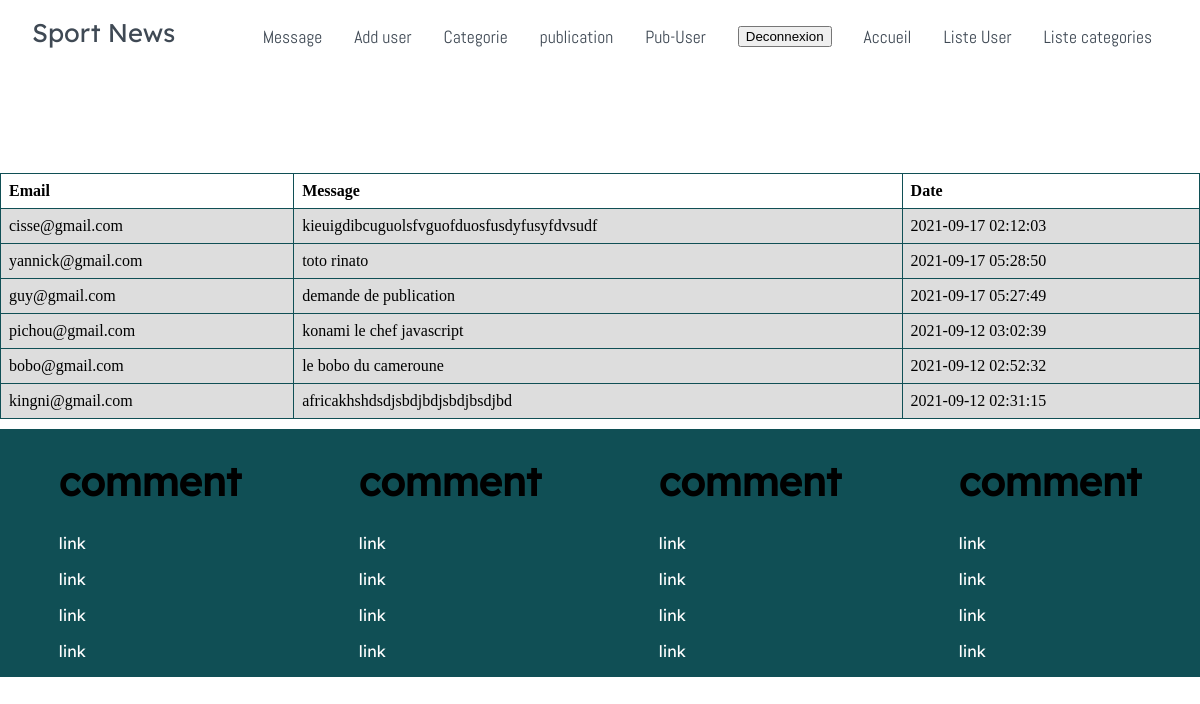
The page /vues/message.php on the database its author committed.
### tables this page shows
CREATE TABLE `newsletter` (
  `id_news` int(11) NOT NULL,
  `email` varchar(255) NOT NULL,
  `message` varchar(255) NOT NULL,
  `date` datetime NOT NULL
);

### vues/message.php (the view, shortened to what this page needs)
<link rel="stylesheet" href="../css/all.css">
<link rel="stylesheet" href="../css/owl.carousel.min.css">
<link rel="stylesheet" href="../css/owl.theme.default.min.css">
<link rel="stylesheet" href="../css/aos.css">
<link rel="stylesheet" href="../css/Style.css">
<link rel="stylesheet" href="../styles/message.css">
<?php  include('layout/headerAdmin.php');
    include('connect.php');
?>
  <?php
        $req=$bdd->query('SELECT email,message,date  FROM newsletter   ORDER BY id_news DESC ');
          $reponse=$req->rowCount();
        if($reponse<=0){
            ?>
                      <h1 style="text-align:center;color:#104F55">Aucun message pour vous </h1>
            <?php
        } else{
              ?>
                        <div class=""style="margin-top:-15px">
                                  <table>
                                          <tr>
                                              <th>Email</th>
                                              <th>Message</th>
                                              <th>Date</th>
                                          </tr>
                                                <?php  while($reponse=$req->fetch()){
                                                  ?>
                                                  <tr>
                                                    <td><?= $reponse['email']; ?></td>
                                                    <td><?= $reponse['message']; ?></td>
                                                    <td><?= $reponse['date']; ?></td><br>
                                                  </tr>
                                                  <?php
                                                } ?>
                                  </table>
                        </div>
              <?php
        }
  ?>
<?php
      include('layout/footerAdmin.php');
?>

### styles/message.css (style rules this page uses)
table { border-collapse: collapse; width: 100%; }
td,th { border:1px solid #104F55; text-align: left; padding: 8; }
td { background-color: #dddddd; }

### rows shown on the page
newsletter: email "cisse@gmail.com", message "kieuigdibcuguolsfvguofduosfusdyfusyfdvsudf", date "2021-09-17 02:12:03"
newsletter: email "yannick@gmail.com", message "toto rinato", date "2021-09-17 05:28:50"
newsletter: email "guy@gmail.com", message "demande de publication", date "2021-09-17 05:27:49"
newsletter: email "pichou@gmail.com", message "konami le chef javascript", date "2021-09-12 03:02:39"
newsletter: email "bobo@gmail.com", message "le bobo du cameroune", date "2021-09-12 02:52:32"
newsletter: email "kingni@gmail.com", message "africakhshdsdjsbdjbdjsbdjbsdjbd", date "2021-09-12 02:31:15"
